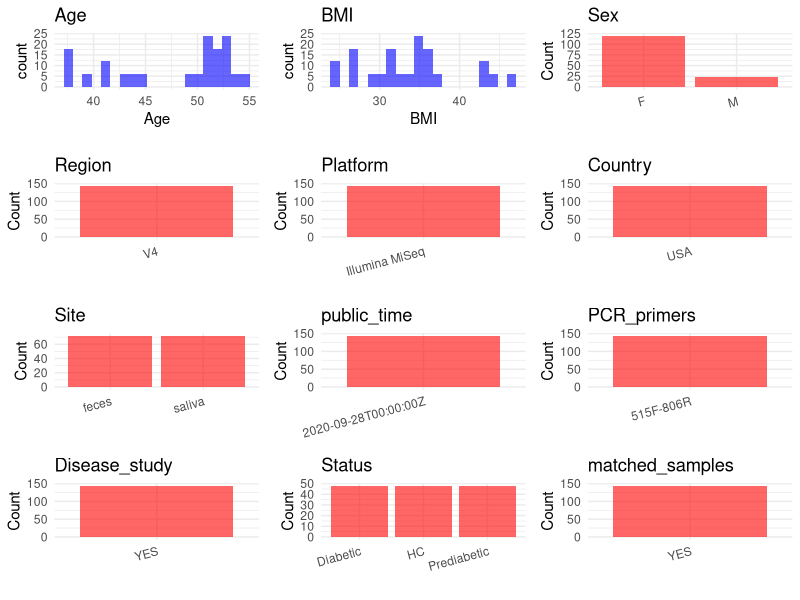

This figure's R source: (Note: this script raises an error after producing the figure.)
## ---- chunk 1
# Load necessary libraries
library(dplyr)
library(ggplot2)
library(cowplot)

# Set working directory (update this path to your local directory)
setwd("D:/studylearning/董彪师兄项目/任务/修改20250922/PRJNA662100")

# Read the initial metadata files
initial_meta<-read.csv("SraRunTable.csv",header = T)
initial_meta <- subset(initial_meta,env_medium != "Flow cytometry sheath fluid")
initial_meta <- initial_meta %>% 
  mutate(env_medium=case_when(
    grepl("S",env_medium)~"saliva",
    grepl("F",env_medium)~"feces"
  ))
# Display the first few rows of the metadata
head(initial_meta)
## ---- chunk 2
# Create a uniform metadata dataframe
metadata <- data.frame(
  BioProject = initial_meta$BioProject,
  Run = initial_meta$Run,
  sample_name = initial_meta$Sample.Name,
  Age = NA,
  BMI = NA,
  Sex= NA,
  Region = "V4",
  Platform = initial_meta$Instrument,
  Country = initial_meta$geo_loc_name_country,
  Site = initial_meta$env_medium,
  public_time = initial_meta$ReleaseDate,
  Status = initial_meta$diabetes_status,
  study_subject = initial_meta$study_subject,
  stringsAsFactors = FALSE
)
## ---- chunk 3
# Add information obtained from the publication
metadata$PCR_primers <- "515F-806R"
metadata$title <- "Impact of Diabetes on the Gut and Salivary IgA Microbiomes"
metadata$Disease_study <- "YES"
metadata[which(metadata$Status=="Normoglycemic"),]$Status <- "HC"
update_dataframe <- function(df, id_col, condition_value, update_cols, update_values) {
  condition_rows <- df[[id_col]] == condition_value
  
  # 更新指定列的值
  for (i in seq_along(update_cols)) {
    df[condition_rows, update_cols[i]] <- update_values[i]
  }
  
  return(df)
}
metadata <- update_dataframe(metadata,id_col="study_subject",condition_value="N04",update_cols = c("Age", "BMI", "Sex"),update_values = c(49, 36.5, "female"))
metadata <- update_dataframe(metadata,id_col="study_subject",condition_value="N28",update_cols = c("Age", "BMI", "Sex"),update_values = c(53, 26.5, "female"))
metadata <- update_dataframe(metadata,id_col="study_subject",condition_value="N30",update_cols = c("Age", "BMI", "Sex"),update_values = c(52, 34.9, "female"))
metadata <- update_dataframe(metadata,id_col="study_subject",condition_value="N33",update_cols = c("Age", "BMI", "Sex"),update_values = c(38, 24.3, "female"))
metadata <- update_dataframe(metadata,id_col="study_subject",condition_value="N52",update_cols = c("Age", "BMI", "Sex"),update_values = c(52, 33.6, "female"))
metadata <- update_dataframe(metadata,id_col="study_subject",condition_value="N54",update_cols = c("Age", "BMI", "Sex"),update_values = c(51, 27, "female"))
metadata <- update_dataframe(metadata,id_col="study_subject",condition_value="N62",update_cols = c("Age", "BMI", "Sex"),update_values = c(38, 34.7, "female"))
metadata <- update_dataframe(metadata,id_col="study_subject",condition_value="N73",update_cols = c("Age", "BMI", "Sex"),update_values = c(44, 26.9, "female"))
metadata <- update_dataframe(metadata,id_col="study_subject",condition_value="PD11",update_cols = c("Age", "BMI", "Sex"),update_values = c(43, 35.3, "female"))
metadata <- update_dataframe(metadata,id_col="study_subject",condition_value="PD17",update_cols = c("Age", "BMI", "Sex"),update_values = c(51, 33.1, "female"))
metadata <- update_dataframe(metadata,id_col="study_subject",condition_value="PD22",update_cols = c("Age", "BMI", "Sex"),update_values = c(38, 31.4, "female"))
metadata <- update_dataframe(metadata,id_col="study_subject",condition_value="PD27",update_cols = c("Age", "BMI", "Sex"),update_values = c(55, 28.7, "male"))
metadata <- update_dataframe(metadata,id_col="study_subject",condition_value="PD40",update_cols = c("Age", "BMI", "Sex"),update_values = c(53, 31, "female"))
metadata <- update_dataframe(metadata,id_col="study_subject",condition_value="PD41",update_cols = c("Age", "BMI", "Sex"),update_values = c(52, 36.6, "female"))
metadata <- update_dataframe(metadata,id_col="study_subject",condition_value="PD44",update_cols = c("Age", "BMI", "Sex"),update_values = c(45, 36.8, "male"))
metadata <- update_dataframe(metadata,id_col="study_subject",condition_value="PD56",update_cols = c("Age", "BMI", "Sex"),update_values = c(50, 31, "male"))
metadata <- update_dataframe(metadata,id_col="study_subject",condition_value="D01",update_cols = c("Age", "BMI", "Sex"),update_values = c(54, 24.4, "female"))
metadata <- update_dataframe(metadata,id_col="study_subject",condition_value="D13",update_cols = c("Age", "BMI", "Sex"),update_values = c(51, 43.8, "female"))
metadata <- update_dataframe(metadata,id_col="study_subject",condition_value="D19",update_cols = c("Age", "BMI", "Sex"),update_values = c(41, 46.4, "female"))
metadata <- update_dataframe(metadata,id_col="study_subject",condition_value="D43",update_cols = c("Age", "BMI", "Sex"),update_values = c(53, 42.5, "female"))
metadata <- update_dataframe(metadata,id_col="study_subject",condition_value="D79",update_cols = c("Age", "BMI", "Sex"),update_values = c(41, 36.6, "male"))
metadata <- update_dataframe(metadata,id_col="study_subject",condition_value="D82",update_cols = c("Age", "BMI", "Sex"),update_values = c(53, 42.5, "female"))
metadata <- update_dataframe(metadata,id_col="study_subject",condition_value="D89",update_cols = c("Age", "BMI", "Sex"),update_values = c(51, 29.9, "female"))
metadata <- update_dataframe(metadata,id_col="study_subject",condition_value="D106",update_cols = c("Age", "BMI", "Sex"),update_values = c(39, 35.2, "female"))
metadata$Region <- "V4"
metadata <- metadata %>%
  mutate(Sex = case_when(
    grepl("female", Sex) ~ "F",
    grepl("male", Sex) ~ "M"
  ))
metadata$Age <- as.numeric(metadata$Age)
metadata$BMI <- as.numeric(metadata$BMI)

#extract subject id by remove prefix of sample_name
metadata$sample_name <- sub("_.*", "", metadata$sample_name)

# Check initial data distribution
cat("Initial sample distribution:\n")
table(metadata$sample_name)
table(metadata$Site)

# Calculate sampling frequency per subject
sample_counts <- table(metadata$sample_name)
cat("\nNumber of samples per subject:\n")
print(sample_counts)

# Create matched_samples column
metadata$matched_samples <- ifelse(metadata$sample_name %in% names(sample_counts[sample_counts >= 2]), "YES", "NO")

cat("\nMatched samples distribution:\n")
table(metadata$matched_samples)

# Identify samples for removal: single samples excluding saliva 
single_samples <- names(sample_counts[sample_counts == 1])
samples_to_remove <- metadata$sample_name %in% single_samples & !(metadata$Site %in% c("saliva"))

cat("\nNumber of samples to be removed:", sum(samples_to_remove), "\n")

# Remove identified samples
metadata_clean <- metadata[!samples_to_remove, ]

cat("\nFinal sample distribution after cleaning:\n")
table(metadata_clean$sample_name)
table(metadata_clean$Site)
table(metadata_clean$matched_samples)

# Use cleaned dataset for subsequent analysis
metadata <- metadata_clean
## ---- chunk 4
# Check the number of unique runs and sample names
print(paste("Number of unique runs:", length(unique(metadata$Run))))
print(paste("Number of unique sample names:", length(unique(metadata$sample_name))))
## ---- chunk 5
# Select columns for visualization
plot_data <- metadata %>%
  select(-BioProject, -Run, -sample_name, -title)

# Function to create simple plots for each column
create_simple_plots <- function(data) {
  plots <- list()
  
  for (col in colnames(data)) {
    # Check if the column is all NA
    if (all(is.na(data[[col]]))) {
      # Create an empty plot with text indicating all NA
      p <- ggplot() +
        annotate("text", x = 0.5, y = 0.5, label = "this column is NA", size = 6) +
        labs(title = col) +
        theme_void()
    } else if (is.numeric(data[[col]])) {
      # Numeric variable: histogram
      p <- ggplot(data, aes(x = .data[[col]])) +
        geom_histogram(fill = "blue", alpha = 0.6, bins = 20, na.rm = TRUE) +
        labs(title = col) +
        theme_minimal()
    } else {
      # Categorical variable: bar plot (remove NA values)
      count_data <- as.data.frame(table(data[[col]], useNA = "ifany"))
      p <- ggplot(count_data, aes(x = reorder(Var1, -Freq), y = Freq)) +
        geom_col(fill = "red", alpha = 0.6) +
        labs(title = col, x = NULL, y = "Count") +
        theme_minimal() +
        theme(axis.text.x = element_text(angle = 15, hjust = 1))
    }
    plots[[col]] <- p
  }
  
  return(plots)
}

# Generate and arrange plots
plots <- create_simple_plots(plot_data)
p<-plot_grid(plots$Age, 
          plots$BMI, 
          plots$Sex, 
          plots$Region, 
          plots$Platform, 
          plots$Country, 
          plots$Site,
          plots$public_time, 
          plots$PCR_primers,
          plots$Disease_study,
          plots$Status,
          plots$matched_samples,# add 
          ncol = 3, align = "hv", axis = "lb")
ggsave("Metadata_Summary.png", plot = p, width = 8, height = 6, dpi = 150, bg = "white")
## ---- chunk 6
knitr::include_graphics("Metadata_Summary.png")
## ---- chunk 7
# Reorder columns to match the desired format
metadata <- metadata[, c(
  "BioProject", "Run", "sample_name", "Age", "BMI", "Sex", 
  "Region", "Platform", "Country", "Site", "public_time", 
  "PCR_primers", "title", "Disease_study", "Status","matched_samples"
)]

# Export the uniform metadata to a CSV file
write.csv(metadata, file = "metadata.csv", quote = FALSE)
head(metadata)
